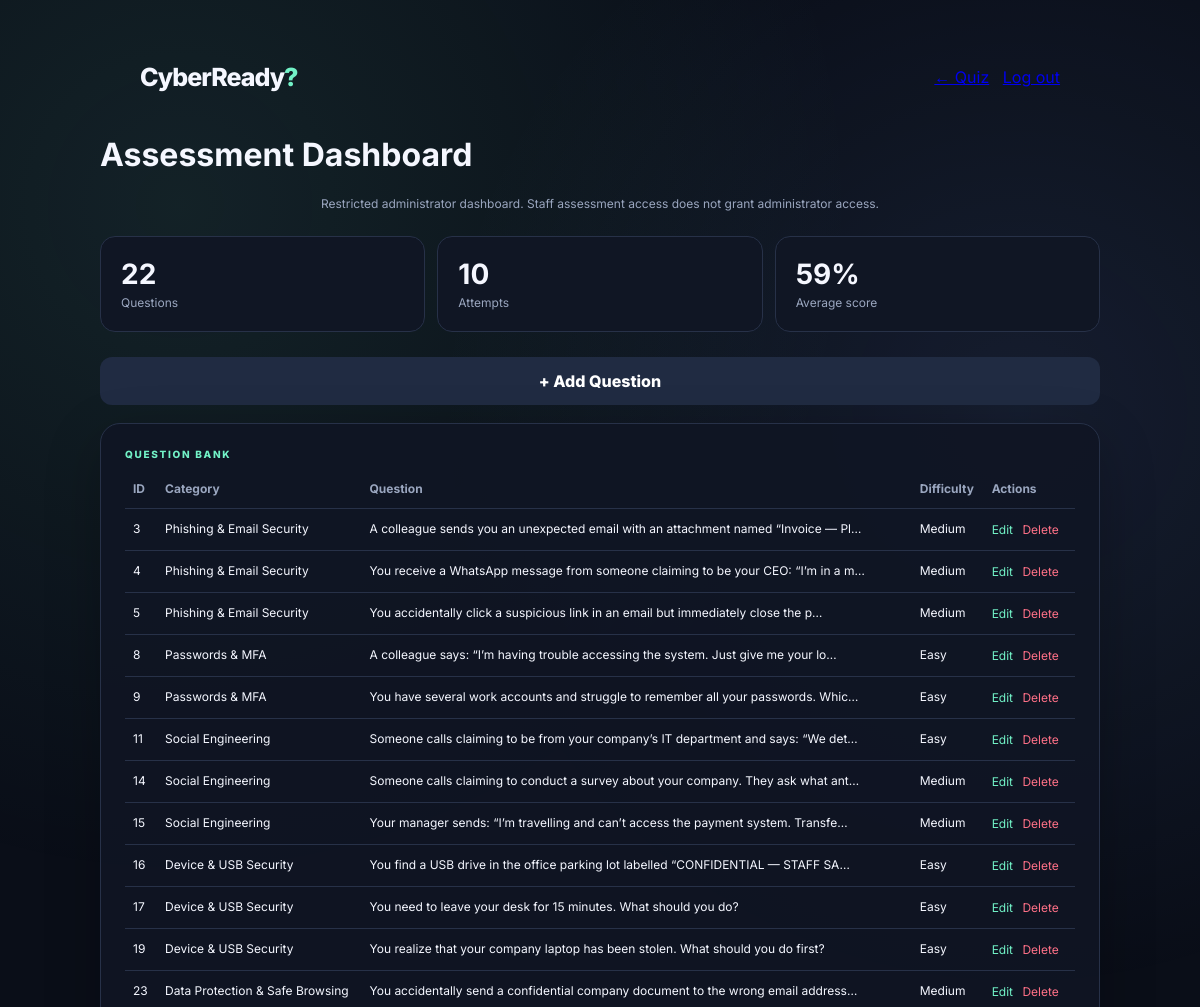
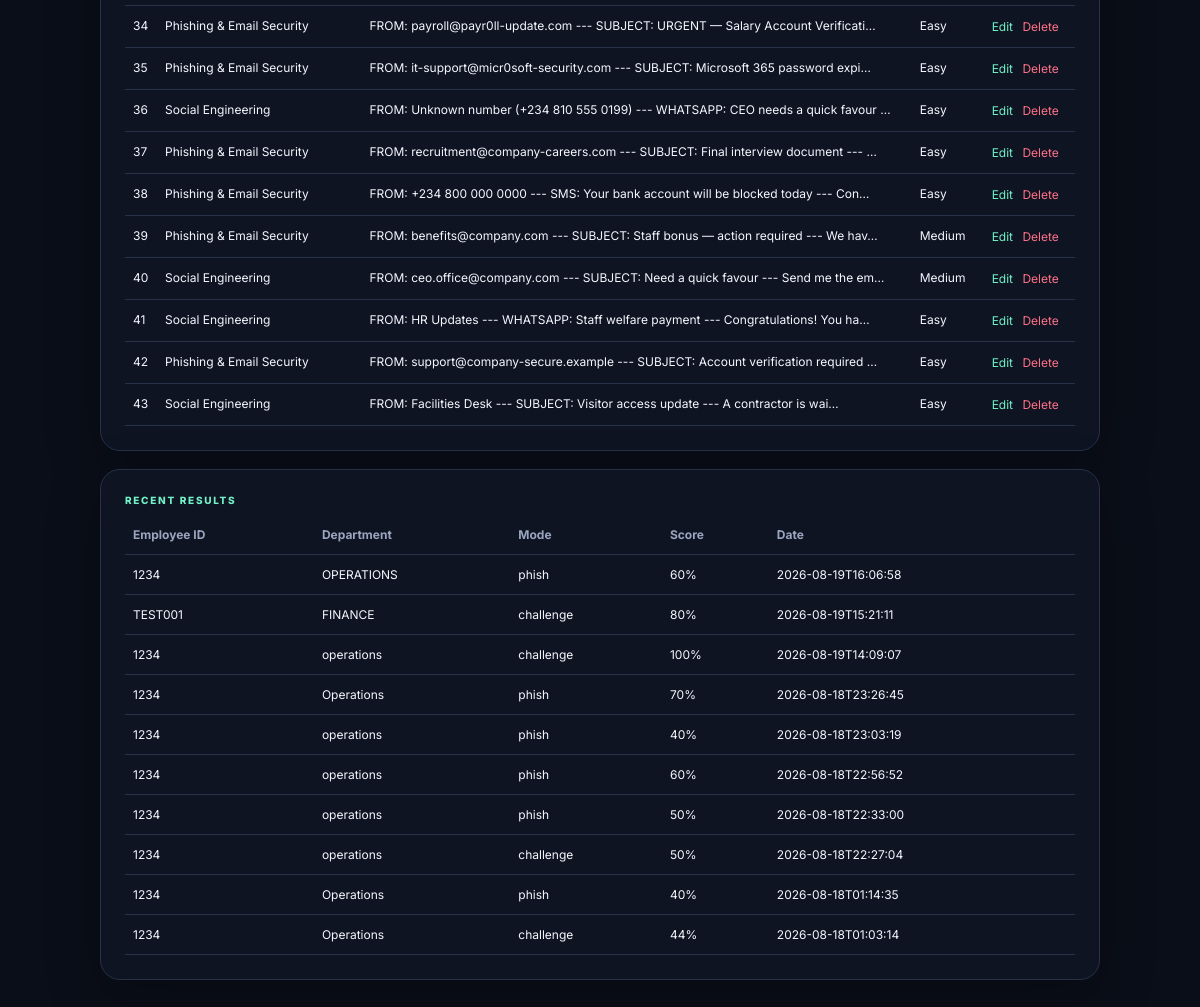
Before: /admin (signed in) with the older database file (2 pictures, top to bottom).
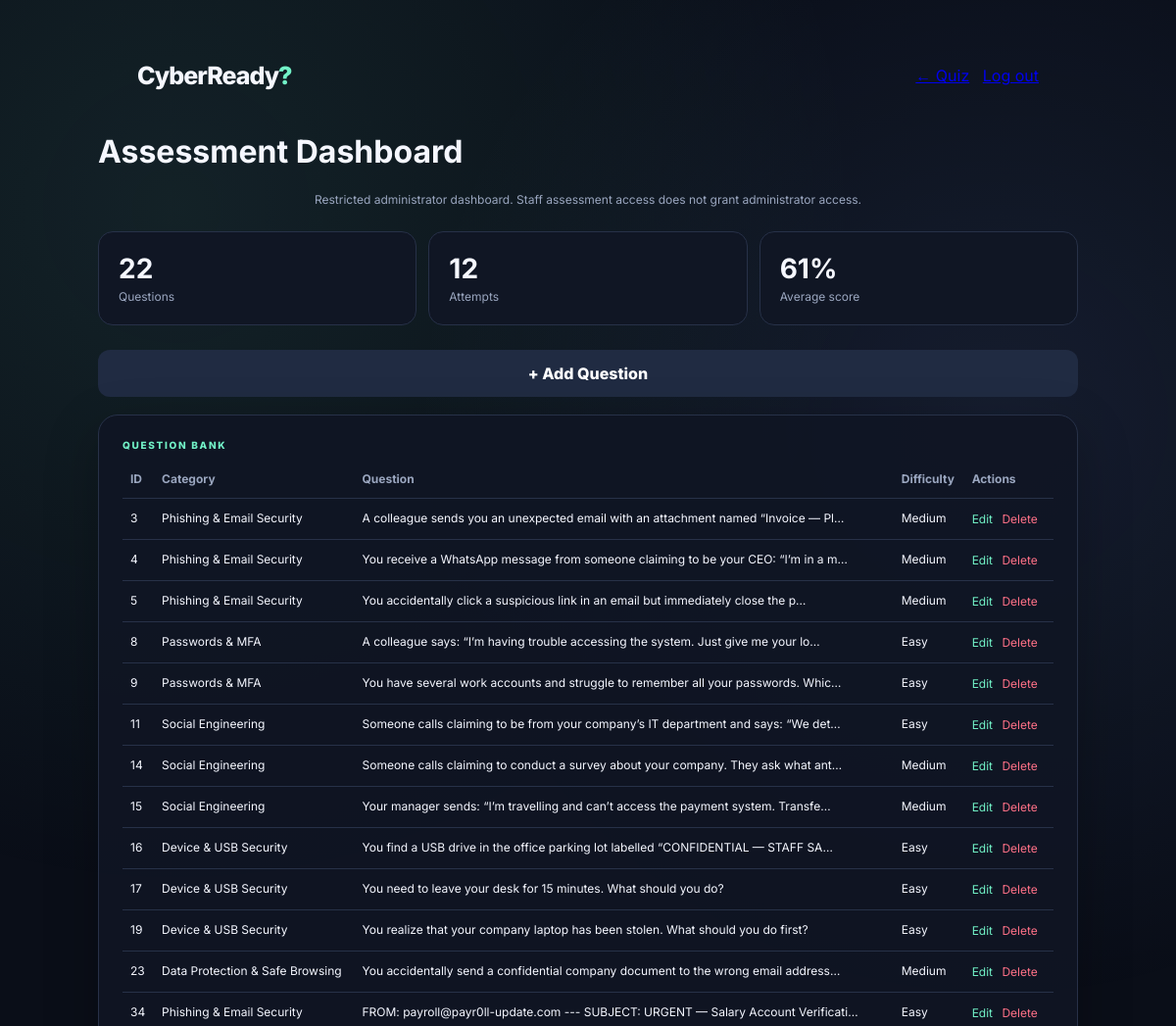
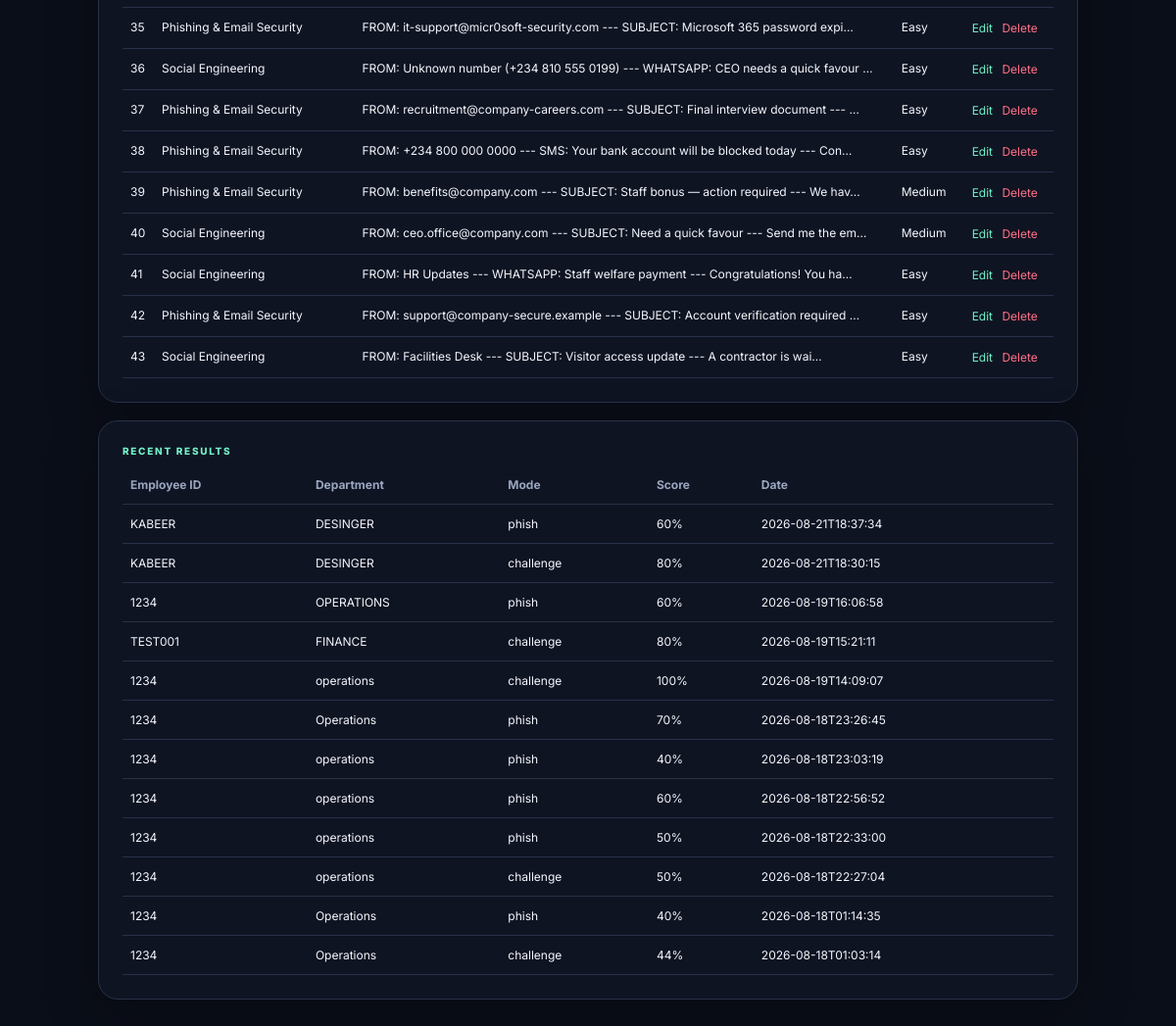
After: the same page with the newer database file (2 pictures, top to bottom).
### tables this page shows
CREATE TABLE questions (
    id INTEGER PRIMARY KEY AUTOINCREMENT,
    category TEXT NOT NULL,
    question TEXT NOT NULL,
    option_a TEXT NOT NULL,
    option_b TEXT NOT NULL,
    option_c TEXT NOT NULL,
    option_d TEXT NOT NULL,
    correct_answer TEXT NOT NULL,
    explanation TEXT NOT NULL,
    difficulty TEXT NOT NULL DEFAULT 'Medium',
    mode TEXT NOT NULL DEFAULT 'challenge',
    created_at TEXT NOT NULL
);

CREATE TABLE results (
    id INTEGER PRIMARY KEY AUTOINCREMENT,
    employee_id TEXT NOT NULL,
    department TEXT NOT NULL,
    mode TEXT NOT NULL,
    score INTEGER NOT NULL,
    total INTEGER NOT NULL,
    percentage REAL NOT NULL,
    category_scores TEXT,
    completed_at TEXT NOT NULL
);

### app.py (the view)
@app.route("/admin")
@admin_required
def admin():
    conn = get_db()
    questions = conn.execute("SELECT * FROM questions ORDER BY id").fetchall()
    results = conn.execute("SELECT * FROM results ORDER BY id DESC").fetchall()
    conn.close()
    return render_template("admin.html", questions=questions, results=results)

### app.py (called while the page is built)
def get_db():
    conn = sqlite3.connect(DB_PATH)
    conn.row_factory = sqlite3.Row
    return conn

def admin_required(view):
    @wraps(view)
    def wrapped(*args, **kwargs):
        if not session.get("is_admin"):
            return redirect(url_for("admin_login"))
        return view(*args, **kwargs)
    return wrapped

### templates/admin.html (shortened to what this page needs)
<!doctype html>
<html lang="en">
<head>
<title>CyberReady? — Admin</title><link rel="stylesheet" href="{{ url_for('static', filename='css/style.css') }}">
</head>
<body>
<div class="shell admin-shell">
  <div class="topline"><div class="brand mini">CyberReady<span class="q">?</span></div><div><a href="{{ url_for('index') }}">← Quiz</a> &nbsp; <a href="{{ url_for('admin_logout') }}">Log out</a></div></div>
  <h1>Assessment Dashboard</h1>
  <p class="muted">Restricted administrator dashboard. Staff assessment access does not grant administrator access.</p>
  <div class="stats">
    <div class="stat"><b>{{ questions|length }}</b><span>Questions</span></div>
    <div class="stat"><b>{{ results|length }}</b><span>Attempts</span></div>
    <div class="stat"><b>{{ (results|map(attribute='percentage')|list|sum / results|length)|round|int if results else 0 }}%</b><span>Average score</span></div>
  </div>
  <div class="admin-actions"><a class="secondary button-link" href="{{ url_for('add_question') }}">+ Add Question</a></div>
  <div class="card table-card">
    <div class="eyebrow">QUESTION BANK</div>
    <table><thead><tr><th>ID</th><th>Category</th><th>Question</th><th>Difficulty</th><th>Actions</th></tr></thead>
    <tbody>
    {% for q in questions %}
      <tr><td>{{ q["id"] }}</td><td>{{ q["category"] }}</td><td>{{ q["question"][:80] }}{% if q["question"]|length > 80 %}…{% endif %}</td><td>{{ q["difficulty"] }}</td>
      <td><a href="{{ url_for('edit_question', qid=q['id']) }}">Edit</a>
      <form method="post" action="{{ url_for('delete_question', qid=q['id']) }}" class="inline" onsubmit="return confirm('Delete this question?')"><button>Delete</button></form></td></tr>
    {% endfor %}
    </tbody></table>
  </div>
  <div class="card table-card">
    <div class="eyebrow">RECENT RESULTS</div>
    <table><thead><tr><th>Employee ID</th><th>Department</th><th>Mode</th><th>Score</th><th>Date</th></tr></thead>
    <tbody>{% for r in results %}<tr><td>{{ r["employee_id"] }}</td><td>{{ r["department"] }}</td><td>{{ r["mode"] }}</td><td>{{ r["percentage"]|round|int }}%</td><td>{{ r["completed_at"] }}</td></tr>{% endfor %}</tbody></table>
  </div>
</div>
</body></html>

Changed rows visible on the page:
added results: employee_id "KABEER", department "DESINGER", mode "phish", percentage "60", completed_at "2026-08-21T18:37:34"
added results: employee_id "KABEER", department "DESINGER", mode "challenge", percentage "80", completed_at "2026-08-21T18:30:15"
Other visible differences:
{{ results|length }}: "10" → "12"
text no longer shown: "59"
text now shown: "61"
